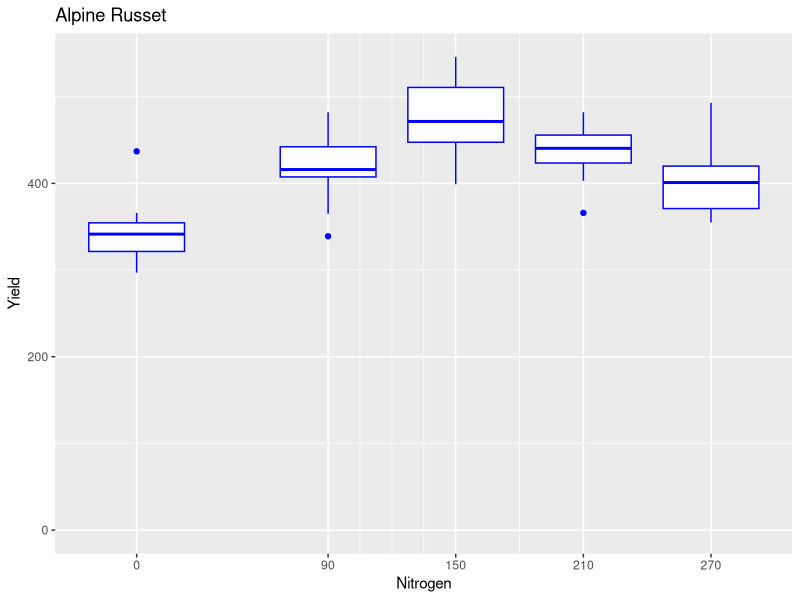
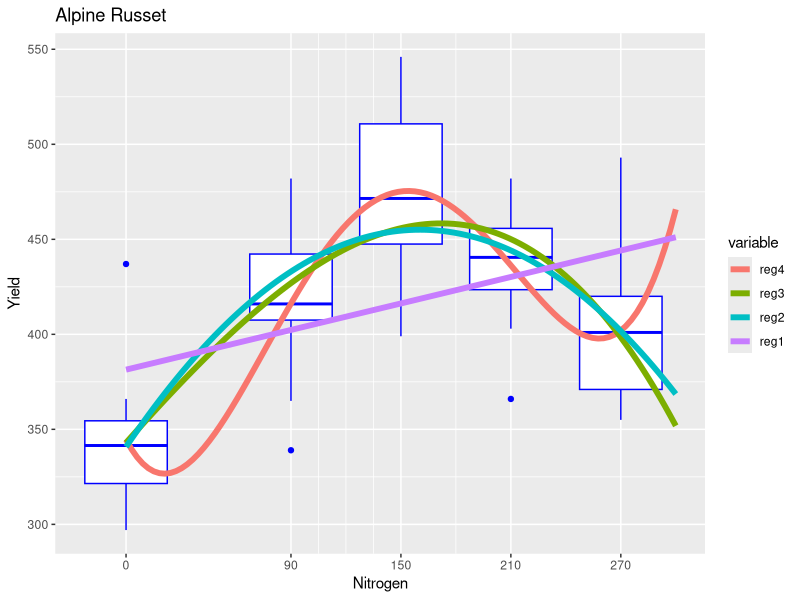
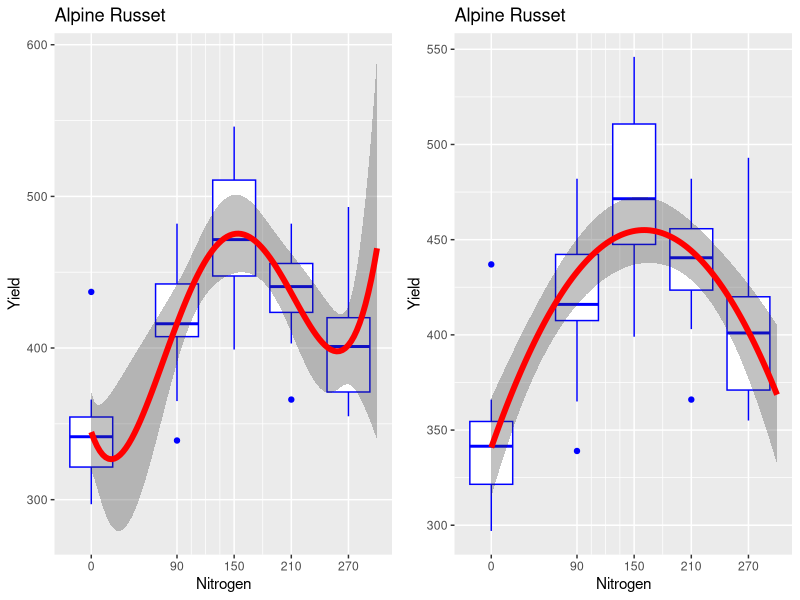

Write R code to recreate these figures, in order.
## ---- chunk 1
library(ggplot2)
library(cowplot)
library(lsmeans)
## ---- chunk 2
alpine_potato = read.csv('Alpine_Russet_yield.csv')
ggplot(alpine_potato,aes(x=Nitrogen,y=Yield,group = Nitrogen)) + geom_boxplot(color = 'blue',position = position_identity()) + ggtitle('Alpine Russet')+
    scale_x_continuous(breaks = unique(alpine_potato$Nitrogen)) + expand_limits(y=0)
## ---- chunk 3
model_reg4 = lm(Yield ~ Nitrogen + I(Nitrogen^2) + I(Nitrogen^3) + I(Nitrogen^4),alpine_potato)
anova(model_reg4)
anova(lm(Yield ~ factor(Nitrogen),alpine_potato))
## ---- chunk 4
library(reshape)
model_reg4 = lm(Yield ~ poly(Nitrogen,degree = 4),alpine_potato)
model_reg3 = lm(Yield ~ poly(Nitrogen,degree = 3),alpine_potato)
model_reg2 = lm(Yield ~ poly(Nitrogen,degree = 2),alpine_potato)
model_reg1 = lm(Yield ~ poly(Nitrogen,degree = 1),alpine_potato)
Nitrogen_scale = seq(0,300,length=100)
alpine_model_fit = data.frame(Nitrogen = Nitrogen_scale)
alpine_model_fit$reg4 = predict(model_reg4,newdata = alpine_model_fit)
alpine_model_fit$reg3 = predict(model_reg3,newdata = alpine_model_fit)
alpine_model_fit$reg2 = predict(model_reg2,newdata = alpine_model_fit)
alpine_model_fit$reg1 = predict(model_reg1,newdata = alpine_model_fit)
alpine_model_fit = melt(alpine_model_fit,id.vars = 'Nitrogen')
ggplot(alpine_potato,aes(x=Nitrogen,y=Yield)) + geom_boxplot(aes(group = Nitrogen),color = 'blue',position = position_identity()) + ggtitle('Alpine Russet')+
    scale_x_continuous(breaks = unique(alpine_potato$Nitrogen)) + 
    geom_line(data=alpine_model_fit,aes(y=value,color = variable),size=2)
## ---- chunk 5
model_reg2 = lm(Yield ~ poly(Nitrogen,degree = 2),alpine_potato)
Nitrogen_scale = seq(0,300,length=100)
alpine_model_fit = data.frame(Nitrogen = Nitrogen_scale)
reg4_means = as.data.frame(emmeans(model_reg4,specs = 'Nitrogen',at=list(Nitrogen = alpine_model_fit$Nitrogen)))
alpine_model_fit$reg4 = reg4_means$emmean
alpine_model_fit$reg4_m2SE = reg4_means$lower.CL
alpine_model_fit$reg4_p2SE = reg4_means$upper.CL
p1 = ggplot(alpine_potato,aes(x=Nitrogen)) +
    scale_x_continuous(breaks = unique(alpine_potato$Nitrogen))+ 
    geom_boxplot(aes(y=Yield,group = Nitrogen),color = 'blue',position = position_identity()) + ggtitle('Alpine Russet') + 
    geom_ribbon(data = alpine_model_fit,aes(ymin = reg4_m2SE,ymax = reg4_p2SE),alpha = 0.3) + 
    geom_line(data=alpine_model_fit,aes(y=reg4),size=2,color='red')

reg2_means = as.data.frame(emmeans(model_reg2,specs = 'Nitrogen',at=list(Nitrogen = alpine_model_fit$Nitrogen)))
alpine_model_fit$reg2 = reg2_means$emmean
alpine_model_fit$reg2_m2SE = reg2_means$lower.CL
alpine_model_fit$reg2_p2SE = reg2_means$upper.CL
p2 = ggplot(alpine_potato,aes(x=Nitrogen)) +
    scale_x_continuous(breaks = unique(alpine_potato$Nitrogen))+ 
    geom_boxplot(aes(y=Yield,group = Nitrogen),color = 'blue',position = position_identity()) + ggtitle('Alpine Russet') + 
    geom_ribbon(data = alpine_model_fit,aes(ymin = reg2_m2SE,ymax = reg2_p2SE),alpha = 0.3) + 
    geom_line(data=alpine_model_fit,aes(y=reg2),size=2,color='red')

plot_grid(p1,p2)
